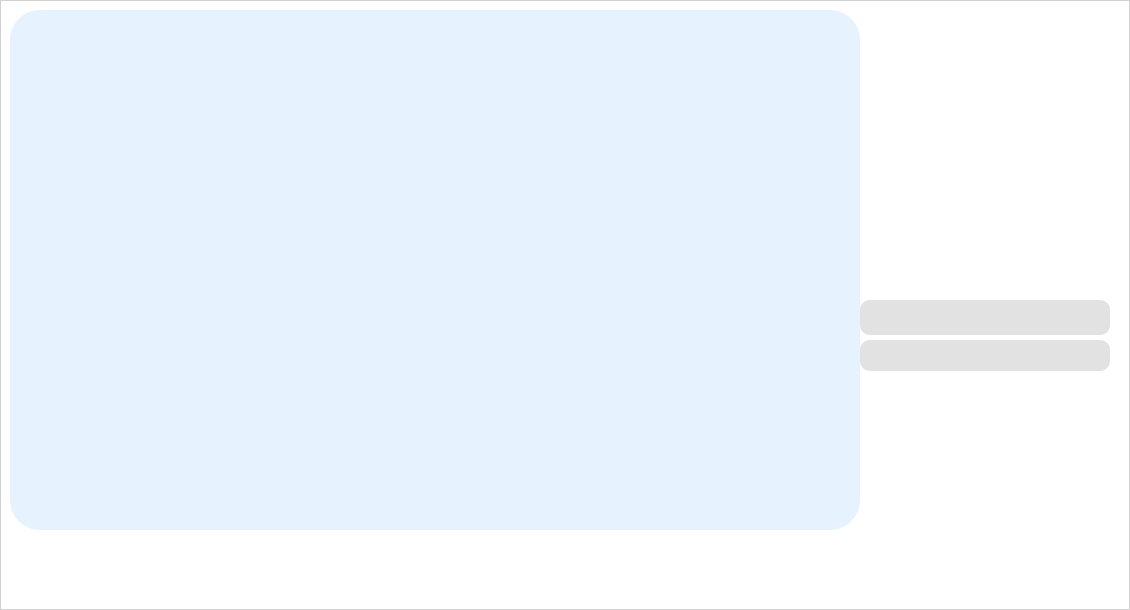
<?xml version="1.0" encoding="UTF-8"?>
<ui version="4.0">
 <class>MainWidgetClass</class>
 <widget class="QWidget" name="MainWidgetClass">
  <property name="geometry">
   <rect>
    <x>0</x>
    <y>0</y>
    <width>1130</width>
    <height>610</height>
   </rect>
  </property>
  <property name="windowTitle">
   <string>MainWidget</string>
  </property>
  <property name="styleSheet">
   <string notr="true">*{
	background-color: rgb(255, 255, 255);
}
QFrame#frame {
	background-color: rgba(255, 255, 255, 200);
}
QWidget#MainWidgetClass {
	background-image: url(:/resource/background/Nahida-Kusanali.jpg);
}
#ImageListPage {
	border:none;
	background-color: rgba(255, 170, 255, 0);
}
QLabel#ImagePreview {
	background:transparent;
}
QTextBrowser#ImageSizeInfo {
	border-radius:10px;	
	background-color: rgba(163, 163, 163, 80);
}
#ImageNameInfo {
	border-radius:10px;
	background-color: rgba(163, 163, 163, 80);
}
QPushButton {
    background-color: transparent; 
    border: none;
}
QPushButton:hover{
	border-radius:10px;
	background-color: rgba(255, 255, 255, 80);
}
QPushButton#ImageListBnt {
	background-image: url(:/resource/button/icon1.png);
	background-position: center;
    background-repeat: no-repeat;
    background-size: contain;
}
#SettingBnt {
	background-image: url(:/resource/button/icon.png);
	background-position: center;
    background-repeat: no-repeat;
    background-size: contain;
}
#SetDesktop {
	background-image: url(:/resource/button/icon2.png);
	background-position: center;
    background-repeat: no-repeat;
    background-size: contain;
}
QListWidget#ImagelistWidget {
	border:none;
	border-radius:30px;
	background-color: rgba(100, 170, 255, 40);
}

QStackedWidget#stackedWidget {	
	border:none;
	background:transparent;
}</string>
  </property>
  <widget class="QLabel" name="ImagePreview">
   <property name="geometry">
    <rect>
     <x>860</x>
     <y>40</y>
     <width>250</width>
     <height>250</height>
    </rect>
   </property>
   <property name="text">
    <string/>
   </property>
  </widget>
  <widget class="QTextBrowser" name="ImageNameInfo">
   <property name="geometry">
    <rect>
     <x>860</x>
     <y>300</y>
     <width>250</width>
     <height>35</height>
    </rect>
   </property>
  </widget>
  <widget class="QTextBrowser" name="ImageSizeInfo">
   <property name="geometry">
    <rect>
     <x>860</x>
     <y>340</y>
     <width>250</width>
     <height>31</height>
    </rect>
   </property>
  </widget>
  <widget class="QFrame" name="frame">
   <property name="geometry">
    <rect>
     <x>0</x>
     <y>0</y>
     <width>1130</width>
     <height>610</height>
    </rect>
   </property>
   <property name="frameShape">
    <enum>QFrame::StyledPanel</enum>
   </property>
   <property name="frameShadow">
    <enum>QFrame::Raised</enum>
   </property>
   <widget class="QPushButton" name="ImageListBnt">
    <property name="geometry">
     <rect>
      <x>130</x>
      <y>550</y>
      <width>201</width>
      <height>51</height>
     </rect>
    </property>
    <property name="text">
     <string/>
    </property>
   </widget>
   <widget class="QPushButton" name="SettingBnt">
    <property name="geometry">
     <rect>
      <x>510</x>
      <y>550</y>
      <width>191</width>
      <height>51</height>
     </rect>
    </property>
    <property name="text">
     <string/>
    </property>
   </widget>
   <widget class="QStackedWidget" name="stackedWidget">
    <property name="geometry">
     <rect>
      <x>10</x>
      <y>10</y>
      <width>850</width>
      <height>520</height>
     </rect>
    </property>
    <property name="currentIndex">
     <number>0</number>
    </property>
    <widget class="QWidget" name="ImageListPage">
     <widget class="QListWidget" name="ImagelistWidget">
      <property name="geometry">
       <rect>
        <x>0</x>
        <y>0</y>
        <width>850</width>
        <height>520</height>
       </rect>
      </property>
     </widget>
    </widget>
    <widget class="QWidget" name="MyImagePage">
     <widget class="QLabel" name="label_2">
      <property name="geometry">
       <rect>
        <x>140</x>
        <y>120</y>
        <width>54</width>
        <height>12</height>
       </rect>
      </property>
      <property name="text">
       <string>MyImage</string>
      </property>
     </widget>
    </widget>
    <widget class="QWidget" name="SettingPage">
     <widget class="QLabel" name="label_3">
      <property name="geometry">
       <rect>
        <x>150</x>
        <y>120</y>
        <width>54</width>
        <height>12</height>
       </rect>
      </property>
      <property name="text">
       <string>Setting</string>
      </property>
     </widget>
    </widget>
   </widget>
   <widget class="QPushButton" name="SetDesktop">
    <property name="geometry">
     <rect>
      <x>890</x>
      <y>440</y>
      <width>201</width>
      <height>111</height>
     </rect>
    </property>
    <property name="text">
     <string/>
    </property>
   </widget>
  </widget>
  <zorder>frame</zorder>
  <zorder>ImagePreview</zorder>
  <zorder>ImageNameInfo</zorder>
  <zorder>ImageSizeInfo</zorder>
 </widget>
 <layoutdefault spacing="6" margin="11"/>
 <resources/>
 <connections/>
 <slots>
  <slot>PushButtonClicked()</slot>
 </slots>
</ui>
